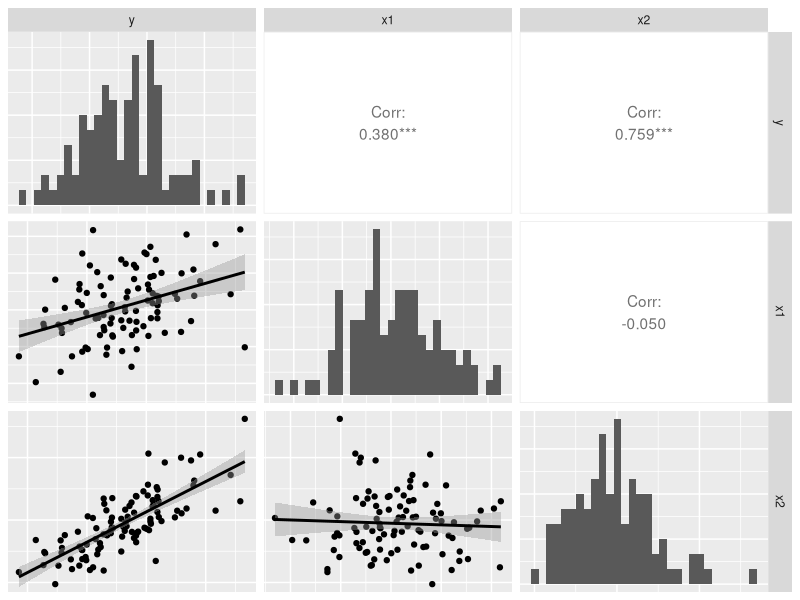
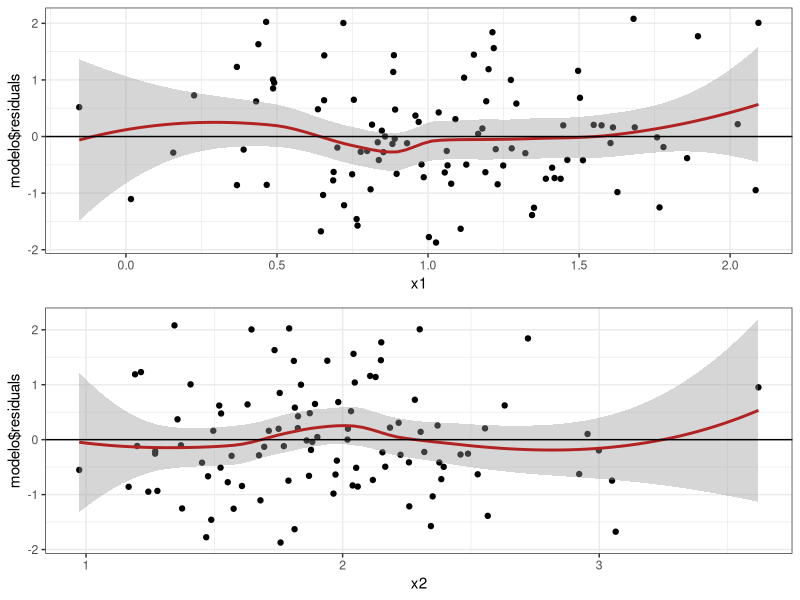
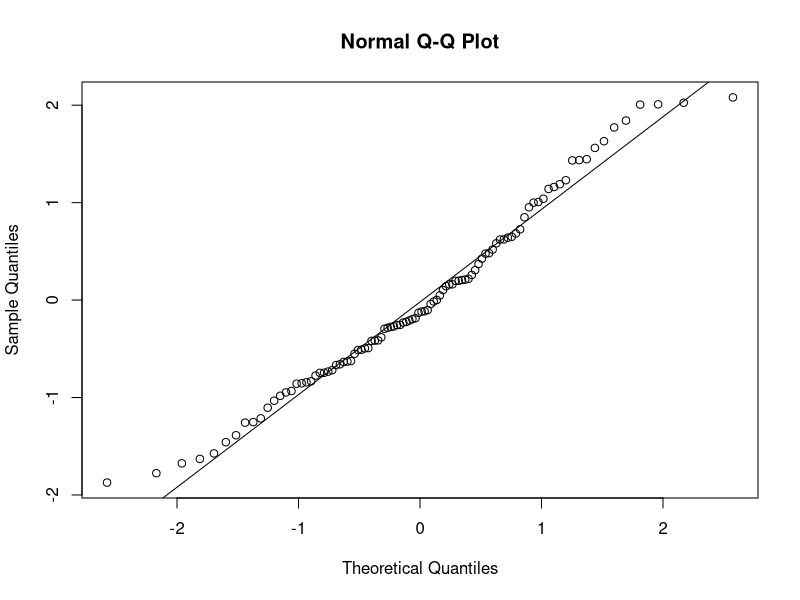
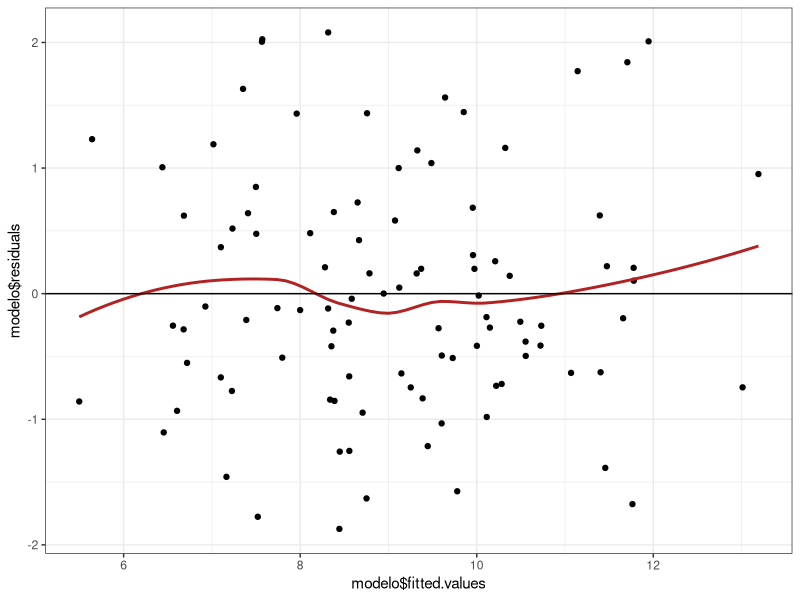
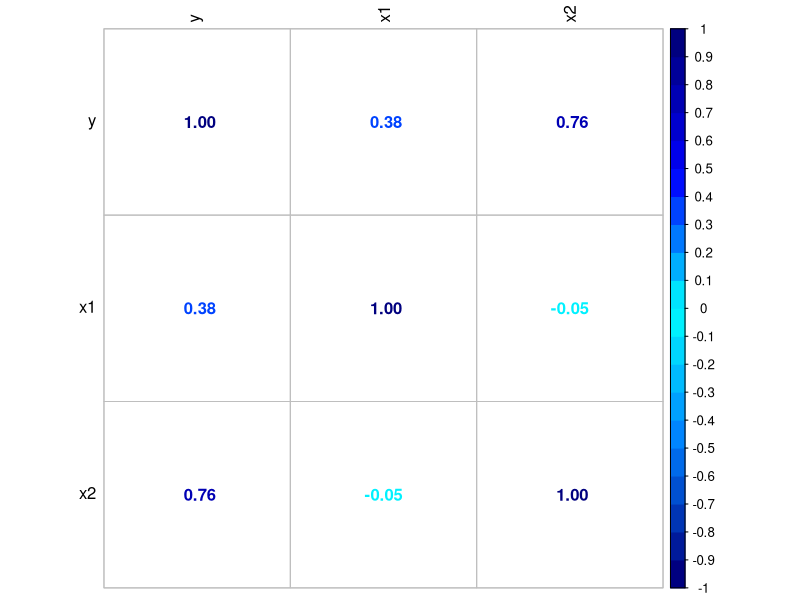
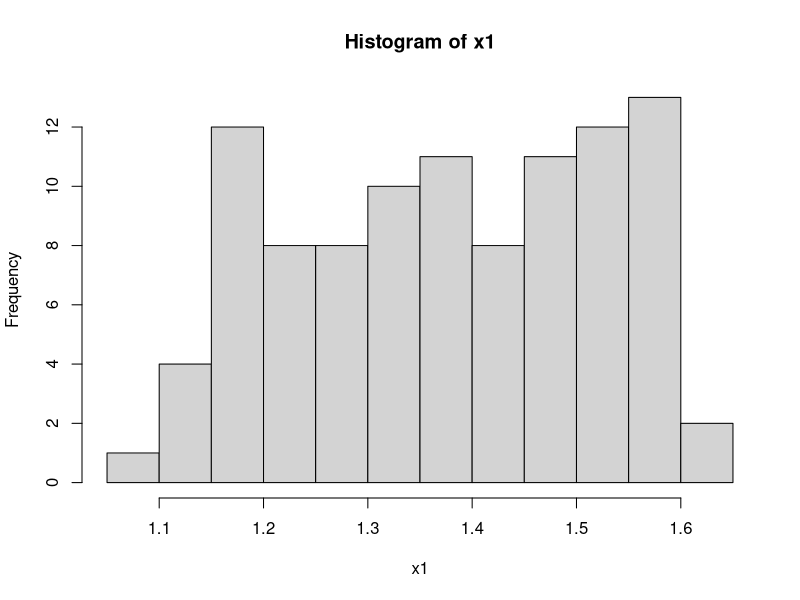
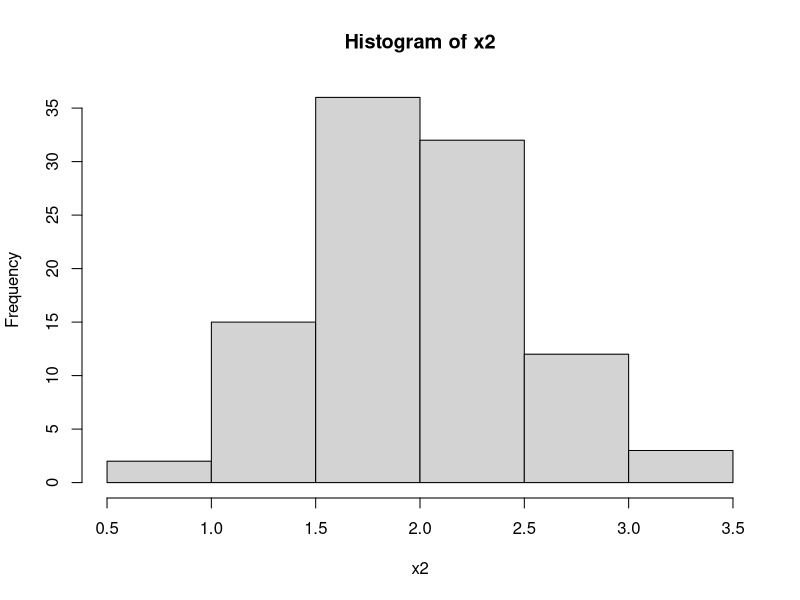
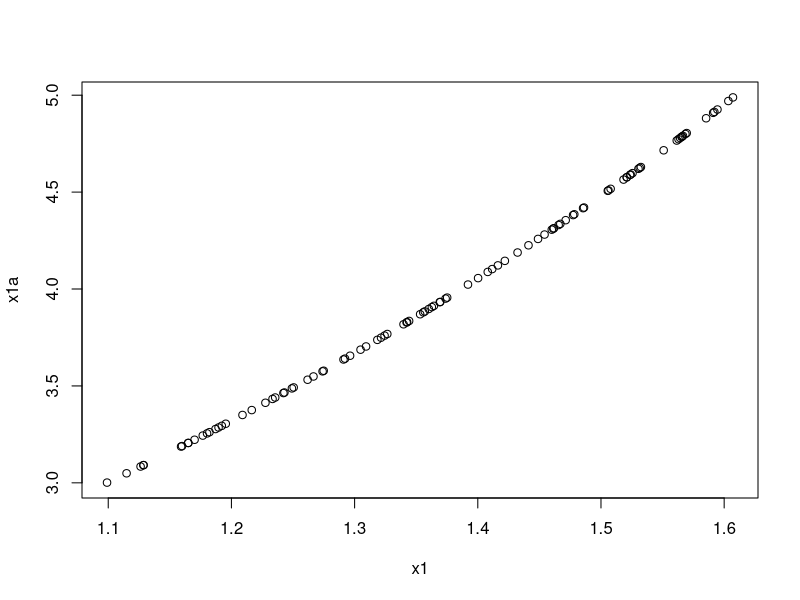

R code for these plots, in order: (Note: this script raises an error after producing the figures.)

#Instala y carga el paquete 'MASS' para generar datos simulados
#install.packages("MASS")
library(MASS)

# Configura la semilla para reproducibilidad
set.seed(123)

# N�mero de observaciones
n <- 100

# Variables predictoras
x1 <- rnorm(n, mean = 1, sd = .5)  # Variable predictora 1
x2 <- rnorm(n, mean = 2, sd = .5)  # Variable predictora 2
#hist(x1)
#hist(x2)

# Coeficientes verdaderos
beta0 <- 1
beta1 <- 2
beta2 <- 3

# Error aleatorio
error <- rnorm(n, mean = 0, sd = 1)

# Variable respuesta simulada
y <- beta0 + beta1 * x1 + beta2 * x2 + error


# Crea un dataframe con los datos
data <- data.frame(y, x1, x2)

# Ajusta un modelo de regresi�n lineal m�ltiple
modelo <- lm(y ~ x1 + x2, data = data)

# Muestra un resumen del modelo
summary(modelo)

#
library(GGally)
ggpairs(data, lower = list(continuous = "smooth"),
        diag = list(continuous = "barDiag"), axisLabels = "none")

#Intervalos de confianza de los coeficientes.
confint(lm(formula = y ~ x1 + x2, data = data))

#relacion lineal entre los predictores
library(ggplot2)
library(gridExtra)
plot1 <- ggplot(data = data, aes(x1, modelo$residuals)) +
  geom_point() + geom_smooth(color = "firebrick") + geom_hline(yintercept = 0) +
  theme_bw()
plot2 <- ggplot(data = data, aes(x2, modelo$residuals)) +
  geom_point() + geom_smooth(color = "firebrick") + geom_hline(yintercept = 0) +
  theme_bw()
grid.arrange(plot1, plot2)

#distribucion normal de los residuos
qqnorm(modelo$residuals)
qqline(modelo$residuals)
shapiro.test(modelo$residuals)

#La hip�tesis nula (Ho. los residuales vienen de una dist normal), 
#Seg�n el resultado, el valor p > ?? = 0,05 (Con un nivel de confianza del 95%) 
#implica que la distribuci�n de los datos 
#no es significativamente diferente de la distribuci�n normal. 
#En otras palabras, podemos asumir la normalidad.


#Variabilidad constante de los residuos (homocedasticidad)
ggplot(data = data, aes(modelo$fitted.values, modelo$residuals)) +
geom_point() +
geom_smooth(color = "firebrick", se = FALSE) +
geom_hline(yintercept = 0) +
theme_bw()

library(lmtest)
bptest(modelo)

#Considerando un nivel de confianza del 95%; p-value = 0.4941 > ?? = 0.05, NO se rechaza 
#la hip�tesis nula (Ho. los residuales tienen varianza constante), por lo tanto, puede decirse que
#No hay evidencias de falta de homocedasticidad.


#No multicolinialidad:
  #Matriz de correlaci�n entre predictores.
library(corrplot)

col2 = colorRampPalette(c('navy', '#007FFF', 'cyan','blue','#00007F'))

#col2 = colorRampPalette(c('navy','blue','cyan','blue','navy'))
corrplot(cor(dplyr::select(data, y, x1,x2)),
         method = "number", tl.col = "black", col = col2(20))

#No existe evidencia de multicolinealidad


########### SIN RELACION LINEAL ENTRE X1 Y Y ######################################################################
# Configura la semilla para reproducibilidad
set.seed(123)

# N�mero de observaciones
n <- 100

# Variables predictoras
x1a <- runif(n, 3, 5)  # Variable predictora 1
x1 <- log(x1a)#*x1a
x2 <- rnorm(n, mean = 2, sd = .5)  # Variable predictora 2
hist(x1)
hist(x2)
plot(x1,x1a)

# Coeficientes verdaderos
beta0 <- 3
beta1 <- 1
beta2 <- 2

# Error aleatorio
error <- rnorm(n, mean = 0, sd = 1)

# Variable respuesta simulada
y <- beta0 + beta1 * x1 + beta2 * x2 + error

# Crea un dataframe con los datos
data <- data.frame(y, x1, x2)

# Ajusta un modelo de regresi�n lineal m�ltiple
modelo <- lm(y ~ x1 + x2, data = data)

# Muestra un resumen del modelo
summary(modelo)

#
library(GGally)
ggpairs(data, lower = list(continuous = "smooth"),
        diag = list(continuous = "barDiag"), axisLabels = "none")

#Intervalos de confianza de los coeficientes.
confint(lm(formula = y ~ x1 + x2, data = data))

#relacion lineal entre los predictores
ibrary(ggplot2)
library(gridExtra)
plot1 <- ggplot(data = data, aes(x1, modelo$residuals)) +
  geom_point() + geom_smooth(color = "firebrick") + geom_hline(yintercept = 0) +
  theme_bw()
plot2 <- ggplot(data = data, aes(x2, modelo$residuals)) +
  geom_point() + geom_smooth(color = "firebrick") + geom_hline(yintercept = 0) +
  theme_bw()
grid.arrange(plot1, plot2)

#distribucion normal de los residuos
qqnorm(modelo$residuals)
qqline(modelo$residuals)
shapiro.test(modelo$residuals)
# NO se confirma normalidad

#variabilidad constante de los residuos (homocedasticidad)
ggplot(data = data, aes(modelo$fitted.values, modelo$residuals)) +
  geom_point() +
  geom_smooth(color = "firebrick", se = FALSE) +
  geom_hline(yintercept = 0) +
  theme_bw()

library(lmtest)
bptest(modelo)

#No hay evidencias de falta de homocedasticidad.

#No multicolinialidad:

#Matriz de correlaci�n entre predictores.
library(corrplot)

col2 = colorRampPalette(c('navy', '#007FFF', 'cyan','blue','#00007F'))

#col2 = colorRampPalette(c('navy','blue','cyan','blue','navy'))
corrplot(cor(dplyr::select(data, y, x1,x2)),
         method = "number", tl.col = "black", col = col2(20))

#No existe evidencia de multicolinealidad


########### CON ERRORES DIFERENTES ANORMALES ######################################################################
# Configura la semilla para reproducibilidad
set.seed(123)

# N�mero de observaciones
n <- 100

# Variables predictoras
#x1a <- runif(n, 3, 5)  # Variable predictora 1
#x1 <- log(x1a)#*x1a
x1 <- rnorm(n, mean = 1, sd = .5)  # Variable predictora 1
x2 <- rnorm(n, mean = 2, sd = .5)  # Variable predictora 2
#hist(x1)
#hist(x2)
#plot(x1,x1a)

# Coeficientes verdaderos
beta0 <- 3
beta1 <- 2
beta2 <- 1

# Error aleatorio
error <- rnorm(n, mean = 0, sd = 1)
error <- rexp(n, 1/10)
plot(error)
hist(error)

# Variable respuesta simulada
y <- beta0 + beta1 * x1 + beta2 * x2 + error

# Crea un dataframe con los datos
data <- data.frame(y, x1, x2)

# Ajusta un modelo de regresi�n lineal m�ltiple
modelo <- lm(y ~ x1 + x2, data = data)

# Muestra un resumen del modelo
summary(modelo)

#
library(GGally)
ggpairs(data, lower = list(continuous = "smooth"),
        diag = list(continuous = "barDiag"), axisLabels = "none")

#Intervalos de confianza de los coeficientes.
confint(lm(formula = y ~ x1 + x2, data = data))

#relacion lineal entre los predictores
ibrary(ggplot2)
library(gridExtra)
plot1 <- ggplot(data = data, aes(x1, modelo$residuals)) +
  geom_point() + geom_smooth(color = "firebrick") + geom_hline(yintercept = 0) +
  theme_bw()
plot2 <- ggplot(data = data, aes(x2, modelo$residuals)) +
  geom_point() + geom_smooth(color = "firebrick") + geom_hline(yintercept = 0) +
  theme_bw()
grid.arrange(plot1, plot2)

#distribucion normal de los residuos
qqnorm(modelo$residuals)
qqline(modelo$residuals)
shapiro.test(modelo$residuals)
# NO se confirma normalidad

#variabilidad constante de los residuos (homocedasticidad)
ggplot(data = data, aes(modelo$fitted.values, modelo$residuals)) +
  geom_point() +
  geom_smooth(color = "firebrick", se = FALSE) +
  geom_hline(yintercept = 0) +
  theme_bw()

library(lmtest)
bptest(modelo)

#No hay evidencias de falta de homocedasticidad.

#No multicolinialidad:
#Matriz de correlaci�n entre predictores.
library(corrplot)

col2 = colorRampPalette(c('navy', '#007FFF', 'cyan','blue','#00007F'))

#col2 = colorRampPalette(c('navy','blue','cyan','blue','navy'))
corrplot(cor(dplyr::select(data, y, x1,x2)),
         method = "number", tl.col = "black", col = col2(20))

#No existe evidencia de multicolinealidad
